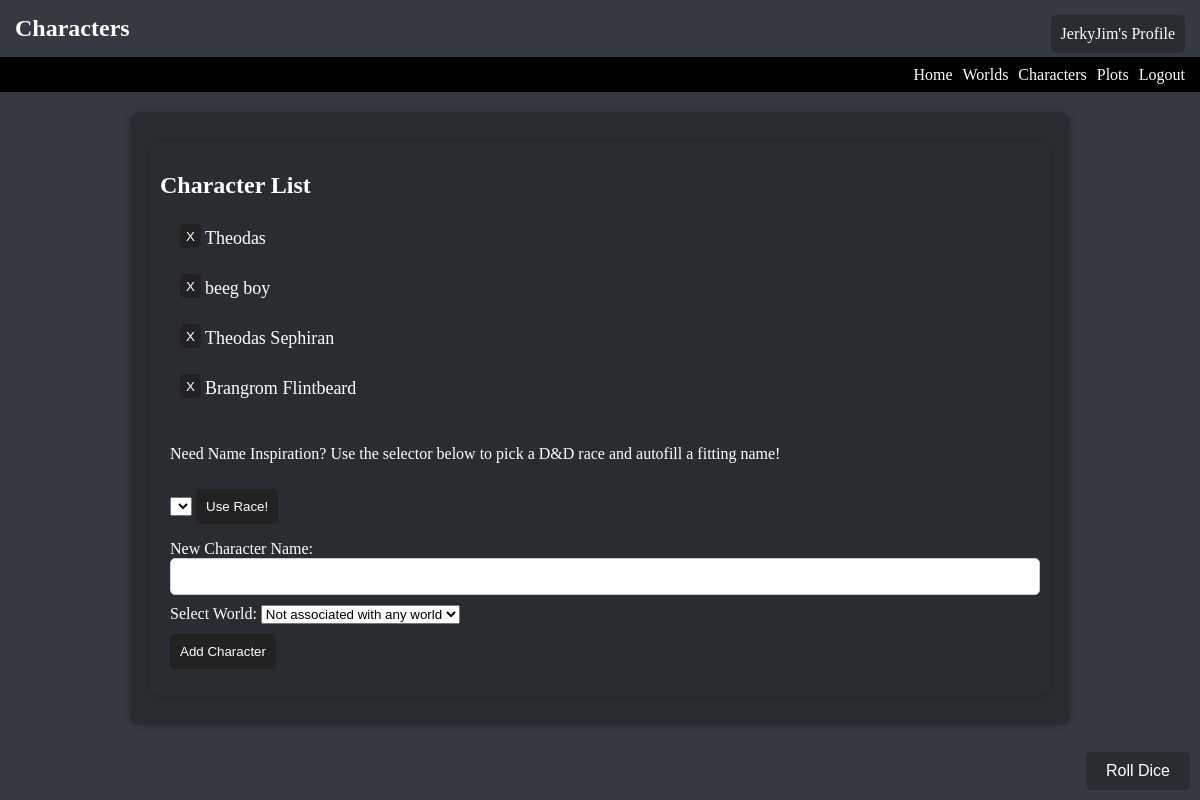
The app's page /characters (signed in), older data.
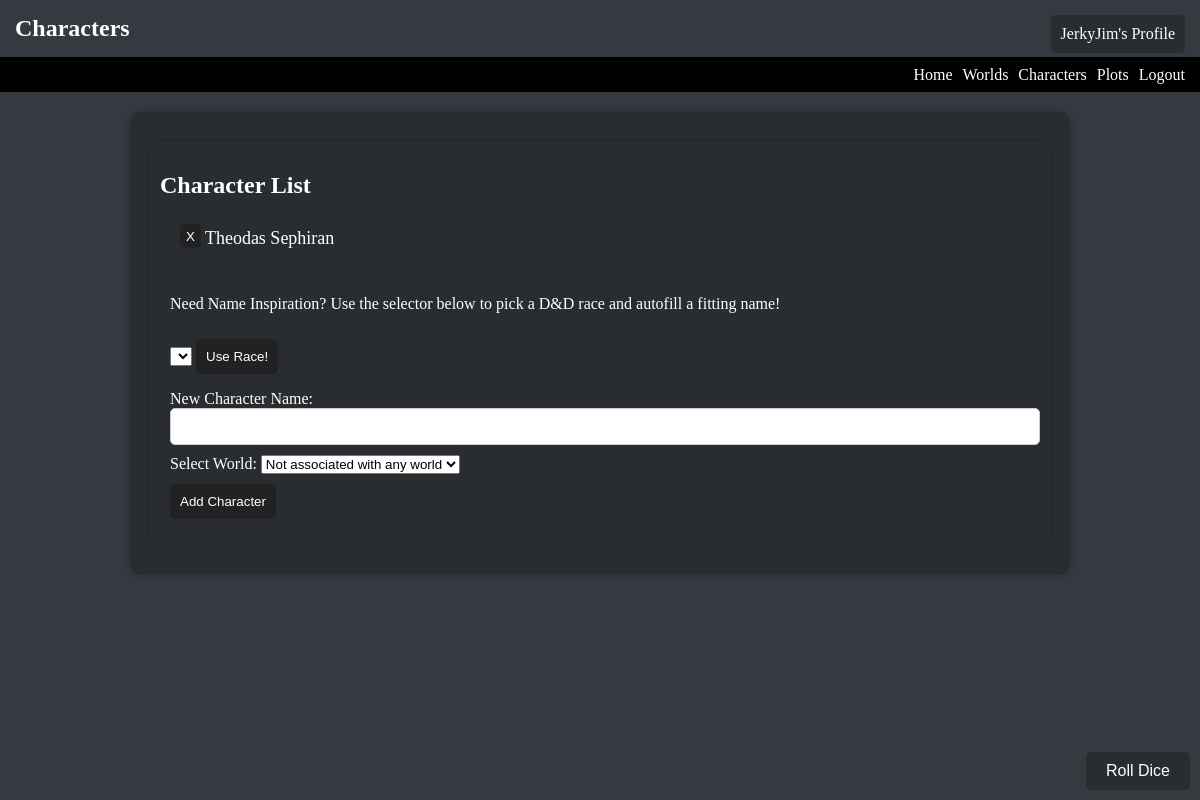
The same page, newer data.
### models.py (models this page shows)
class Character(db.Model):
    id = db.Column(db.Integer, primary_key=True)
    name = db.Column(db.String(100), nullable=False)
    description = db.Column(db.Text)
    world_id = db.Column(db.Integer, db.ForeignKey('world.id'), nullable=True)
    user_id = db.Column(db.Integer, db.ForeignKey('user.id'), nullable=False)
    created_at = db.Column(db.DateTime, default=datetime.utcnow)

### app.py (the view)
@app.route('/characters', methods=['GET'])
@login_required
def character_list():
    characters = Character.query.all()
    name = request.args.get('name')
    worlds = World.query.all()
    if name:
        return render_template('character_list.html', characters=characters, races=races, name=name, worlds = worlds)
    else:
        return render_template('character_list.html', characters=characters, races=races, worlds = worlds)

### app.py (called while the page is built)
@login_manager.user_loader
def load_user(user_id):
    return User.query.get(int(user_id))

### templates/character_list.html (shortened to what this page needs)
<h1>Characters</h1>
{% extends "base.html" %}
{% block content %}
    <div class="character_container">
        <h2>Character List</h2>
        <ul class="character-list">
            {% for character in characters %}
                <li>
                    <form method="post" action="{{ url_for('remove_character', character_id=character.id) }}" style="display: inline-block;">
                        <button type="submit" name="delete" class="btn btn-danger" onclick="return confirm('Are you sure you want to remove this character?');">X</button>
                    </form>
                    <a href="{{ url_for('character_detail', character_id=character.id) }}">{{ character.name }}</a>
                </li>
            {% endfor %}
        </ul>
        <div class="random-name-container">
            <form class="random-name-form" method="post" action="{{ url_for('random_name') }}">
                <p>Need Name Inspiration? Use the selector below to pick a D&D race and autofill a fitting name!</p>
                <select id="race" name="race">
                </select>
                <button type="submit" class="random-name-button">Use Race!</button>
            </form>
        </div>
        <form class="add-character-form" method="post" action="{{ url_for('add_character') }}">
            <label for="new_character_name">New Character Name:</label>
            {% if name %}
                <input type="text" value="{{name}}" id="new_character_name" name="new_character_name" required>
            {% else %}
                <input type="text" id="new_character_name" name="new_character_name" required>
            {% endif %}
            <br>
            <label for="world_id">Select World:</label>
            <select id="world_id" name="world_id">
                <option value="" selected>Not associated with any world</option>
            </select>
            <br>
            <button type="submit" name="add">Add Character</button>
        </form>
    </div>
{% endblock %}

Row changes from the older to the newer data that the page shows:
removed Character: name "Theodas"
removed Character: name "beeg boy"
removed Character: name "Brangrom Flintbeard"
